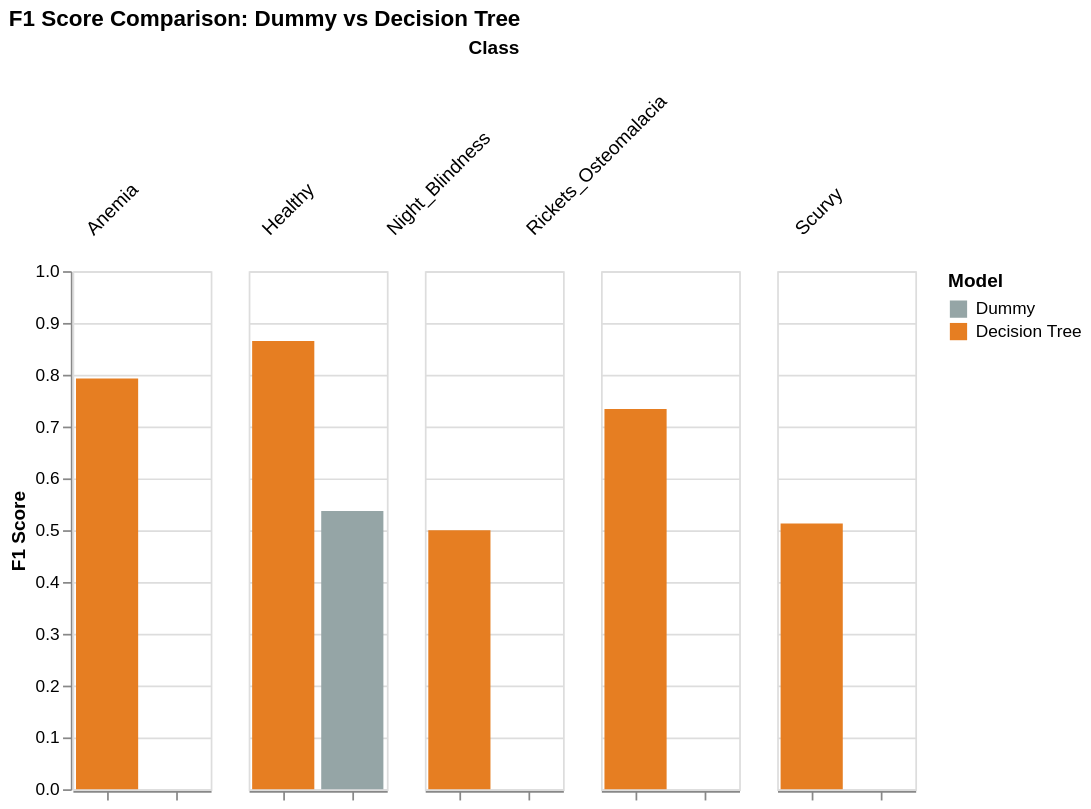

Notebook code cell kept with this figure:
### Code cell
dummy = DummyClassifier(strategy="most_frequent", random_state=42)
dummy.fit(X_train_model, y_train.values.ravel())
y_val_dummy = dummy.predict(X_val_model)

classes = ['Anemia', 'Healthy', 'Night_Blindness', 'Rickets_Osteomalacia', 'Scurvy']

dummy_f1 = f1_score(y_val, y_val_dummy, average=None, labels=classes)
dt_f1 = f1_score(y_val, y_val_pred, average=None, labels=classes)

data = pd.DataFrame({
    'Class': classes * 2,
    'Model': ['Dummy'] * 5 + ['Decision Tree'] * 5,
    'F1 Score': [*dummy_f1.round(3), *dt_f1.round(3)]
})

chart = alt.Chart(data).mark_bar().encode(
    x=alt.X('Model:N', axis=alt.Axis(title=None, labels=False)),
    y=alt.Y('F1 Score:Q', scale=alt.Scale(domain=[0, 1])),
    color=alt.Color('Model:N', scale=alt.Scale(
        domain=['Dummy', 'Decision Tree'],
        range=['#95a5a6', '#e67e22']
    )),
    column=alt.Column('Class:N', header=alt.Header(
        labelAngle=-45,
        labelAlign='right',
        labelFontSize=11
    )),
    tooltip=['Class', 'Model', alt.Tooltip('F1 Score:Q', format='.3f')]
).properties(
    width=80,
    height=300,
    title='F1 Score Comparison: Dummy vs Decision Tree'
)

print(f"Dummy Macro F1:         0.1073")
print(f"Decision Tree Macro F1: {macro_f1_val:.4f}")
print(f"Improvement:            +{macro_f1_val - 0.1073:.4f}")

chart

### Figure 1 — Vega-Lite specification as saved in the notebook (floating-point values rounded to 4 significant figures)
{"config": {"view": {"continuousWidth": 300, "continuousHeight": 300}}, "data": {"name": "data-3f862e17a8ce66b7432e382839eb58a1"}, "mark": {"type": "bar"}, "encoding": {"color": {"field": "Model", "scale": {"domain": ["Dummy", "Decision Tree"], "range": ["#95a5a6", "#e67e22"]}, "type": "nominal"}, "column": {"field": "Class", "header": {"labelAlign": "right", "labelAngle": -45, "labelFontSize": 11}, "type": "nominal"}, "tooltip": [{"field": "Class", "type": "nominal"}, {"field": "Model", "type": "nominal"}, {"field": "F1 Score", "format": ".3f", "type": "quantitative"}], "x": {"axis": {"labels": false, "title": null}, "field": "Model", "type": "nominal"}, "y": {"field": "F1 Score", "scale": {"domain": [0, 1]}, "type": "quantitative"}}, "height": 300, "title": "F1 Score Comparison: Dummy vs Decision Tree", "width": 80, "$schema": "https://vega.github.io/schema/vega-lite/v5.20.1.json", "datasets": {"data-3f862e17a8ce66b7432e382839eb58a1": [{"Class": "Anemia", "Model": "Dummy", "F1 Score": 0.0}, {"Class": "Healthy", "Model": "Dummy", "F1 Score": 0.537}, {"Class": "Night_Blindness", "Model": "Dummy", "F1 Score": 0.0}, {"Class": "Rickets_Osteomalacia", "Model": "Dummy", "F1 Score": 0.0}, {"Class": "Scurvy", "Model": "Dummy", "F1 Score": 0.0}, {"Class": "Anemia", "Model": "Decision Tree", "F1 Score": 0.793}, {"Class": "Healthy", "Model": "Decision Tree", "F1 Score": 0.865}, {"Class": "Night_Blindness", "Model": "Decision Tree", "F1 Score": 0.5}, {"Class": "Rickets_Osteomalacia", "Model": "Decision Tree", "F1 Score": 0.734}, {"Class": "Scurvy", "Model": "Decision Tree", "F1 Score": 0.513}]}}
